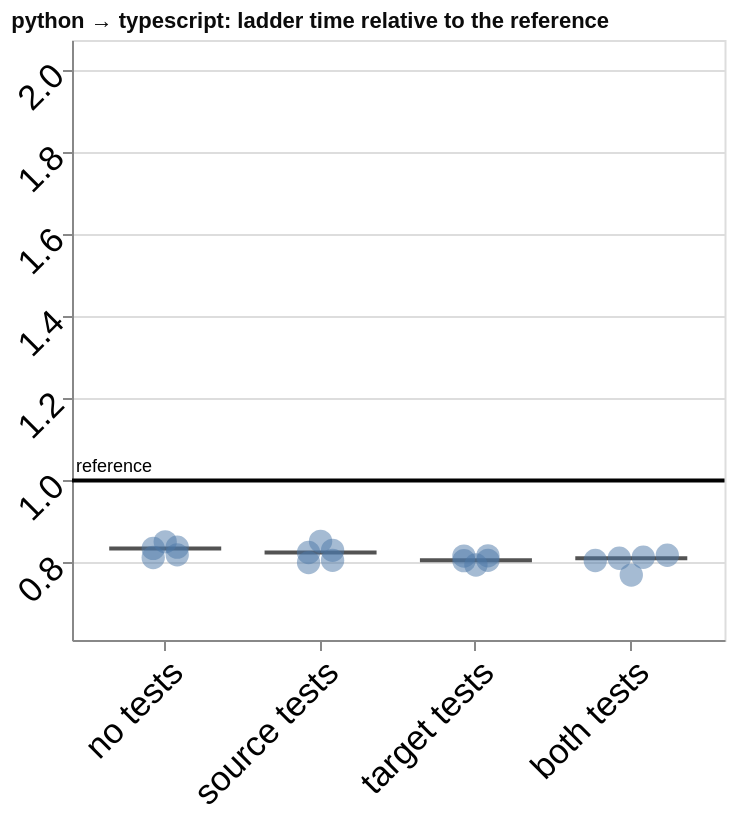

The Vega-Lite source for this figure:
### Vega-Lite specification from a JSON file in a GitHub repository (floating-point values rounded to 4 significant figures)
{"config": {"view": {"continuousWidth": 300, "continuousHeight": 300}, "axis": {"labelAngle": -45}}, "layer": [{"data": {"name": "data-14fe493c704c9f943a6d8a59518b9d87"}, "mark": {"type": "tick", "color": "#0b0b0b", "opacity": 0.7, "size": 56, "thickness": 2}, "encoding": {"x": {"field": "condition", "sort": ["no tests", "source tests", "target tests", "both tests"], "title": null, "type": "nominal", "axis": {"labelFontSize": 17.32}}, "xOffset": {"field": "nudge", "scale": {"domain": [-2, 2], "range": [7.071, 55.07]}, "title": null, "type": "quantitative"}, "y": {"field": "value", "scale": {"domain": [0.6115, 2.073], "nice": false}, "title": null, "type": "quantitative", "axis": {"labelFontSize": 17.32, "titleFontSize": 22}}}}, {"data": {"name": "data-2411f198109f299d7ce56c00f7b584a2"}, "mark": {"type": "point", "filled": true, "opacity": 0.5, "size": 136}, "encoding": {"tooltip": [{"field": "port", "title": "run", "type": "nominal"}, {"field": "value", "format": ".2f", "title": "ladder time ÷ reference", "type": "quantitative"}, {"field": "ladder_rungs_completed", "title": "rungs completed", "type": "quantitative"}, {"field": "ladder_total_ms", "format": ",.1f", "title": "total ms", "type": "quantitative"}], "x": {"field": "condition", "sort": ["no tests", "source tests", "target tests", "both tests"], "title": null, "type": "nominal", "axis": {"labelFontSize": 17.32}}, "xOffset": {"field": "nudge", "scale": {"domain": [-2, 2], "range": [7.071, 55.07]}, "title": null, "type": "quantitative"}, "y": {"field": "value", "scale": {"domain": [0.6115, 2.073], "nice": false}, "title": null, "type": "quantitative", "axis": {"labelFontSize": 17.32, "titleFontSize": 22}}}}, {"data": {"name": "data-a630986baac081710e889288b28dd2bb"}, "mark": {"type": "rule", "color": "black", "strokeWidth": 2}, "encoding": {"y": {"field": "value", "scale": {"domain": [0.6115, 2.073], "nice": false}, "title": null, "type": "quantitative", "axis": {"labelFontSize": 17.32, "titleFontSize": 22}}}}, {"data": {"name": "data-a630986baac081710e889288b28dd2bb"}, "mark": {"type": "text", "align": "left", "baseline": "bottom", "dy": -2, "fontSize": 9}, "encoding": {"text": {"field": "label", "type": "nominal"}, "x": {"value": 2}, "y": {"field": "value", "scale": {"domain": [0.6115, 2.073], "nice": false}, "title": null, "type": "quantitative", "axis": {"labelFontSize": 17.32, "titleFontSize": 22}}}}], "height": 300, "title": {"text": "python → typescript: ladder time relative to the reference", "anchor": "start", "color": "#0b0b0b", "fontSize": 11}, "width": 326.2, "$schema": "https://vega.github.io/schema/vega-lite/v6.4.1.json", "datasets": {"data-14fe493c704c9f943a6d8a59518b9d87": [{"condition": "no tests", "value": 0.8346, "nudge": 0.0}, {"condition": "source tests", "value": 0.8247, "nudge": 0.0}, {"condition": "target tests", "value": 0.8055, "nudge": 0.0}, {"condition": "both tests", "value": 0.8106, "nudge": 0.0}], "data-2411f198109f299d7ce56c00f7b584a2": [{"run_id": "20260909T005215Z_9a3e20fe", "condition": "no tests", "ladder_rungs_completed": 19, "ladder_total_ms": 12060.0, "value": 0.8506, "reference": 1.0, "port": "9a3e20fe", "nudge": 0.0}, {"run_id": "20260909T024849Z_b96078c6", "condition": "no tests", "ladder_rungs_completed": 19, "ladder_total_ms": 11580.0, "value": 0.8124, "reference": 1.0, "port": "b96078c6", "nudge": -0.5}, {"run_id": "20260909T130706Z_31ac2789", "condition": "no tests", "ladder_rungs_completed": 19, "ladder_total_ms": 11840.0, "value": 0.819, "reference": 1.0, "port": "31ac2789", "nudge": 0.5}, {"run_id": "20260909T151143Z_170b737d", "condition": "no tests", "ladder_rungs_completed": 19, "ladder_total_ms": 11680.0, "value": 0.8346, "reference": 1.0, "port": "170b737d", "nudge": -0.5}, {"run_id": "20260909T182714Z_2643e4be", "condition": "no tests", "ladder_rungs_completed": 19, "ladder_total_ms": 11780.0, "value": 0.8377, "reference": 1.0, "port": "2643e4be", "nudge": 0.5}, {"run_id": "20260909T002206Z_273cf6b9", "condition": "source tests", "ladder_rungs_completed": 19, "ladder_total_ms": 12020.0, "value": 0.8298, "reference": 1.0, "port": "273cf6b9", "nudge": 0.5}, {"run_id": "20260909T022216Z_19e0fe30", "condition": "source tests", "ladder_rungs_completed": 19, "ladder_total_ms": 11590.0, "value": 0.8247, "reference": 1.0, "port": "19e0fe30", "nudge": -0.5}, {"run_id": "20260909T124157Z_4ee67ba2", "condition": "source tests", "ladder_rungs_completed": 19, "ladder_total_ms": 11630.0, "value": 0.8, "reference": 1.0, "port": "4ee67ba2", "nudge": -0.5}, {"run_id": "20260909T144331Z_5b46f630", "condition": "source tests", "ladder_rungs_completed": 19, "ladder_total_ms": 11730.0, "value": 0.8519, "reference": 1.0, "port": "5b46f630", "nudge": 0.0}, {"run_id": "20260909T180307Z_280f3890", "condition": "source tests", "ladder_rungs_completed": 19, "ladder_total_ms": 11530.0, "value": 0.8056, "reference": 1.0, "port": "280f3890", "nudge": 0.5}, {"run_id": "20260909T004354Z_a47a3057", "condition": "target tests", "ladder_rungs_completed": 19, "ladder_total_ms": 11840.0, "value": 0.8158, "reference": 1.0, "port": "a47a3057", "nudge": -0.5}, {"run_id": "20260909T023701Z_e94dca40", "condition": "target tests", "ladder_rungs_completed": 19, "ladder_total_ms": 11520.0, "value": 0.8165, "reference": 1.0, "port": "e94dca40", "nudge": 0.5}, {"run_id": "20260909T125752Z_09b2c811", "condition": "target tests", "ladder_rungs_completed": 19, "ladder_total_ms": 11530.0, "value": 0.8047, "reference": 1.0, "port": "09b2c811", "nudge": -0.5}, {"run_id": "20260909T150124Z_a7cd2ee9", "condition": "target tests", "ladder_rungs_completed": 19, "ladder_total_ms": 11420.0, "value": 0.8055, "reference": 1.0, "port": "a7cd2ee9", "nudge": 0.5}, {"run_id": "20260909T181751Z_00b43b48", "condition": "target tests", "ladder_rungs_completed": 19, "ladder_total_ms": 11530.0, "value": 0.7941, "reference": 1.0, "port": "00b43b48", "nudge": 0.0}, {"run_id": "20260909T001426Z_1c28aa33", "condition": "both tests", "ladder_rungs_completed": 19, "ladder_total_ms": 11720.0, "value": 0.8179, "reference": 1.0, "port": "1c28aa33", "nudge": 1.5}, {"run_id": "20260909T020947Z_ffb57550", "condition": "both tests", "ladder_rungs_completed": 19, "ladder_total_ms": 11850.0, "value": 0.8052, "reference": 1.0, "port": "ffb57550", "nudge": -1.5}, {"run_id": "20260909T123239Z_5982b634", "condition": "both tests", "ladder_rungs_completed": 19, "ladder_total_ms": 11500.0, "value": 0.7697, "reference": 1.0, "port": "5982b634", "nudge": 0.0}, {"run_id": "20260909T142951Z_4ff7cdec", "condition": "both tests", "ladder_rungs_completed": 19, "ladder_total_ms": 11910.0, "value": 0.8106, "reference": 1.0, "port": "4ff7cdec", "nudge": -0.5}, {"run_id": "20260909T175143Z_62b61540", "condition": "both tests", "ladder_rungs_completed": 19, "ladder_total_ms": 12160.0, "value": 0.813, "reference": 1.0, "port": "62b61540", "nudge": 0.5}], "data-a630986baac081710e889288b28dd2bb": [{"value": 1.0, "label": "reference"}]}, "padding": {"left": 5, "top": 5, "right": 6.25, "bottom": 5}}
